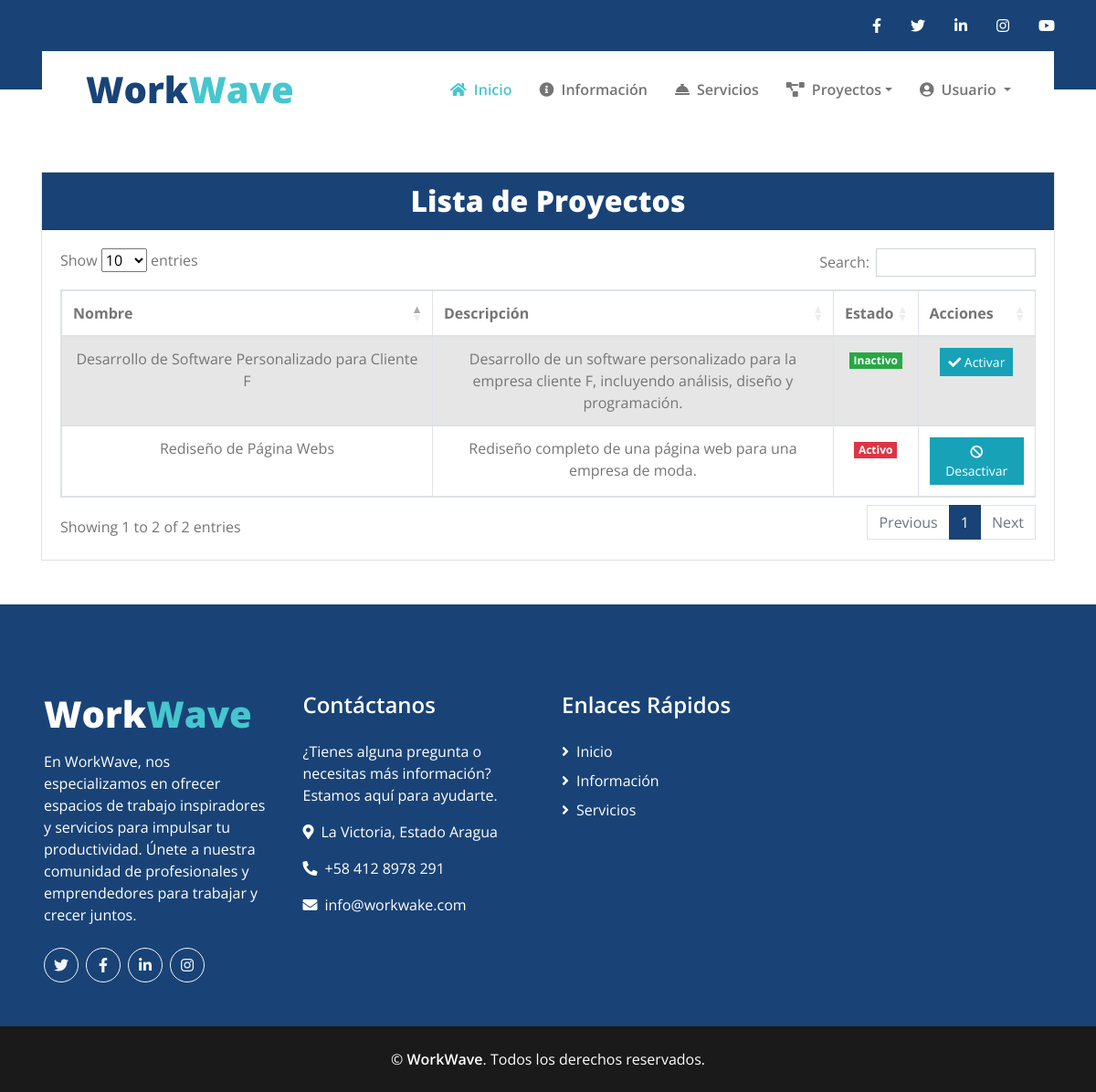
The app's page /Gestion.php (signed in), older data.
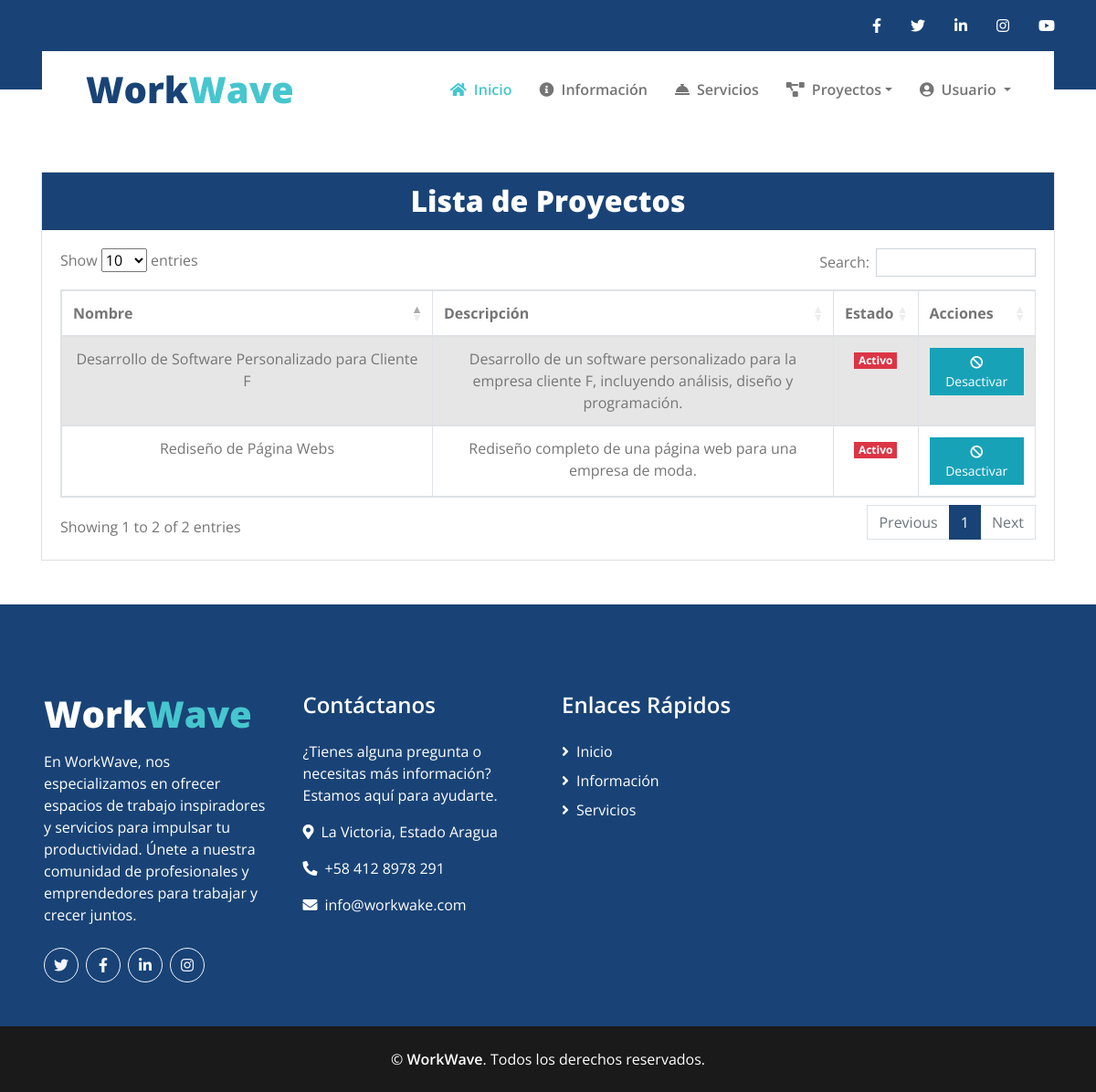
The same page, newer data.
### tables this page shows
CREATE TABLE `proyectos` (
  `id` int(11) NOT NULL,
  `tipo_usuario` enum('contratistas','freelancers','empresas') NOT NULL,
  `contratista_id` int(11) DEFAULT NULL,
  `freelancer_id` int(11) DEFAULT NULL,
  `empresa_id` int(11) DEFAULT NULL,
  `titulo` varchar(255) NOT NULL,
  `descripcion` text DEFAULT NULL,
  `image_url` varchar(255) DEFAULT NULL,
  `categoria_id` int(11) DEFAULT NULL,
  `precio` decimal(10,2) DEFAULT NULL,
  `estado` tinyint(1) DEFAULT 1,
  `fecha_inicio` date DEFAULT NULL,
  `fecha_fin` date DEFAULT NULL,
  `fecha_registro` timestamp NOT NULL DEFAULT current_timestamp(),
  `intereses` text DEFAULT NULL,
  `Etiqueta` enum('Oferta','Servicio') DEFAULT NULL,
  `repositorio` varchar(255) DEFAULT NULL,
  `terminado` enum('Sí','No') DEFAULT 'No',
  `pago` enum('Pendiente','Pagado') DEFAULT 'Pendiente'
);

### Gestion.php (the view, shortened to what this page needs)
<?php
include './config/conexion.php';
$user_id = $_SESSION['user_id'];
$tipo_usuario = $_SESSION['role'];
switch ($tipo_usuario) {
    case 'empresas':
        $user_column = 'empresa_id';
        break;
}
?>
<?php include './Includes/Header.php'; ?>
<!DOCTYPE html>
<html lang="es">
<head>
    <link rel="stylesheet" href="https://cdnjs.cloudflare.com/ajax/libs/font-awesome/5.15.4/css/all.min.css">
    <link rel="stylesheet" href="https://cdn.datatables.net/1.11.5/css/dataTables.bootstrap5.min.css">
</head>
<body>
<div class="container mt-5">
    <div class="card">
        <div class="card-header bg-primary text-white">
            <h2 class="card-title m-0 text-center" style="color: white;">Lista de Proyectos</h2>
        </div>
        <div class="card-body">
            <div class="table-responsive">
                <table id="projectsTable" class="table table-bordered table-striped table-hover">
                    <thead>
                        <tr class="text-center">
                            <th>Nombre</th>
                            <th style="width:400px;">Descripción</th>
                            <th>Estado</th>
                            <th>Acciones</th>
                        </tr>
                    </thead>
                    <tbody>
                    <?php
                        $sql = "SELECT * FROM proyectos WHERE $user_column = ?";
                        $stmt = $conn->prepare($sql);
                        $stmt->bind_param('i', $user_id);
                        if (!$stmt->execute()) {
                            die("Error en la ejecución de la consulta: " . $stmt->error);
                        }
                        $result = $stmt->get_result();
                        if ($result->num_rows > 0) {
                            while ($row = $result->fetch_assoc()) {
                                $estado = $row['estado'] ? 'Activo' : 'Inactivo';
                                $estadoClass = $row['estado'] ? 'danger' : 'success';
                                $estadoIcon = $row['estado'] ? 'ban' : 'check';
                                $estadoText = $row['estado'] ? 'Desactivar' : 'Activar';
                                echo '<tr>';
                                echo '<td class="text-center">' . htmlspecialchars($row['titulo']) . '</td>';
                                echo '<td class="text-center">' . htmlspecialchars($row['descripcion']) . '</td>';
                                echo '<td class="text-center text-white"><span class="badge bg-' . $estadoClass . '">' . $estado . '</span></td>';
                                echo '<td class="text-center">
                                        <a href="?id=' . $row['id'] . '&estado=' . ($row['estado'] ? 'false' : 'true') . '" class="btn btn-info btn-sm"><i class="fas fa-' . $estadoIcon . '"></i> ' . $estadoText . '</a>
                                    </td>';
                                echo '</tr>';
                            }
                        } else {
                            echo '<tr><td colspan="4" class="text-center">No hay proyectos</td></tr>';
                        }
                        ?>
                    </tbody>
                </table>
            </div>
        </div>
    </div>
</div>
<?php include './Includes/Footer.php'; ?>
</body>
</html>

Row changes from the older to the newer data that the page shows:
changed proyectos "Desarrollo de Software Personalizado para Cliente F": estado "Inactivo" → "Activo"; estado "Activar" → "Desactivar"
